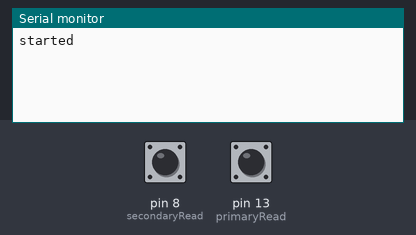
Simulated run of this sketch. Board: Arduino Uno, built with avr-gcc and run on an emulated ATmega328P. Parts: the last lines printed to the serial monitor. The test bench sets the inputs (shaded band); at power-on: pin 8 (secondaryRead) HIGH, pin 13 (primaryRead) HIGH.

Above: at 1.2 s.
1.3 s: pin 8 (secondaryRead) pulsed LOW 5 times (0.12 s each, 0.3 s apart)
At 3.4 s:
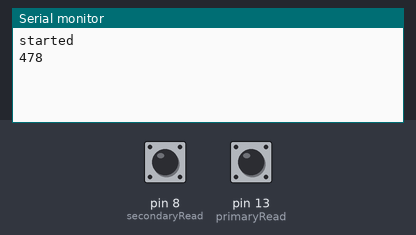
4.3 s: pin 8 (secondaryRead) pulled LOW for 0.15 s
At 5.6 s:
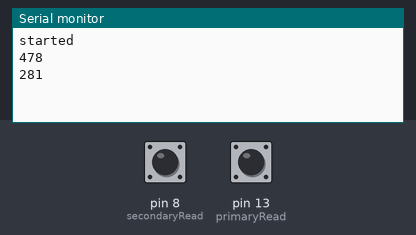
5.9 s: pin 8 (secondaryRead) pulled LOW for 3.2 s
At 10.0 s:
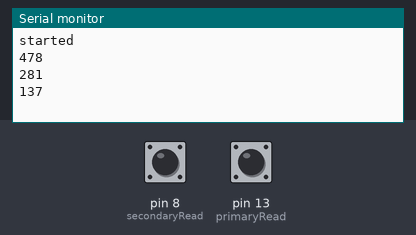
10.6 s: pin 13 (primaryRead) pulsed LOW 2 times (0.12 s each, 0.3 s apart)
At 12.2 s:
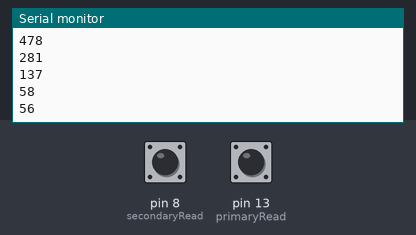

Measured:
- after the input at 1.3 s, the serial monitor: prints a new line after 1.3 s (image 1)
- after the input at 4.3 s, the serial monitor: prints a new line after 0.15 s (image 2)
- after the input at 5.9 s, the serial monitor: prints a new line after 3.2 s (image 3)
- after the input at 10.6 s, the serial monitor: prints a new line after 0.12 s (image 4)

The sketch:

RPM_sensor_v2.0_doubleSensor_beta.ino
```cpp
/** @author Jingkai Yu
 *  @version 2.0 beta2
 */


int primaryRead = 13;
int secondaryRead = 8;
uint32_t primaryTimer1;
uint32_t primaryTimer2;
uint32_t secondaryTimer1;
uint32_t secondaryTimer2;
uint32_t averagedPrimaryInterval;
uint32_t averagedSecondaryInterval;
uint32_t primaryIntervals[10] = {0, 0, 0, 0, 0, 0, 0, 0, 0, 0};
uint32_t secondaryIntervals[10] = {0, 0, 0, 0, 0, 0, 0, 0, 0, 0};
int primaryArrayIndex = 0;
int primaryArraySum = 0;
int secondaryArrayIndex = 0;
int secondaryArraySum = 0;
boolean primaryLow = false;
boolean secondaryLow = false;
int magnetsOnPrimary = 2;
int magnetsOnSecondary = 2;
int resetPin = 10;

void setup() {
  // put your setup code here, to run once:
  Serial.begin(9600);
  pinMode(primaryRead, INPUT);
  pinMode(secondaryRead, INPUT_PULLUP);
  pinMode(resetPin, OUTPUT);

  // Initialize the timers
  primaryTimer1 = millis();
  primaryTimer2 = millis();
  secondaryTimer1 = millis();
  secondaryTimer2 = millis();

  // Print to the serial monitor to signal the start
  Serial.println("started");
}


void loop() {

  // Once approaching of the magnet is detected by primary, go into this logic.
  if (primaryLow) {

    // Once the magnet is leaving the primary, go into the logic.
    primaryLow = (digitalRead(primaryRead) == LOW);
    if (!primaryLow) {

      // Make the array circular
      primaryArrayIndex = (++primaryArrayIndex) % 10;

      // Record the time spot of this time and calculate the time difference
      primaryTimer1 = millis();
      primaryIntervals[primaryArrayIndex] = primaryTimer1 - primaryTimer2;
      primaryTimer2 = primaryTimer1;

      // Calculate the average of the array to reduce the noise and error
      for (int i = 0; i < 10; i++) {
        primaryArraySum += primaryIntervals[i];
      }
      averagedPrimaryInterval = primaryArraySum / 10;

      // Transfer the time difference to RPM (here we putting 2 magnets on the primary CVT)
      averagedPrimaryInterval = 1000000 / (16 * averagedPrimaryInterval);
      Serial.print(averagedPrimaryInterval);
      Serial.println(" ");

      // Reset the summation of the array.
      primaryArraySum = 0;
    }
  }

  // Code for Secondary is the same as Primary
  if (secondaryLow) {
    secondaryLow = (digitalRead(secondaryRead) == LOW);
    if (!secondaryLow) {
      secondaryArrayIndex = (++secondaryArrayIndex) % 10;
      secondaryTimer1 = millis();
      secondaryIntervals[secondaryArrayIndex] = secondaryTimer1 - secondaryTimer2;
      secondaryTimer2 = secondaryTimer1;
      for (int i = 0; i < 10; i++) {
        secondaryArraySum += secondaryIntervals[i];
      }
      averagedSecondaryInterval = secondaryArraySum / 10;
      averagedSecondaryInterval = 2000000 / (16 * averagedSecondaryInterval);
      Serial.print(averagedSecondaryInterval);
      Serial.println();
      secondaryArraySum = 0;
    }
  }

  primaryLow = (digitalRead(primaryRead) == LOW);
  secondaryLow = (digitalRead(secondaryRead) == LOW);
//  Serial.print(primaryLow);
//  Serial.println(secondaryLow);

  // Make a command to reset the whole system
  if (Serial.available()) {
    Serial.readString();
    reset();
  }
}

// this function resets the whole program.
void reset() {
  digitalWrite(resetPin, LOW);
}
```
